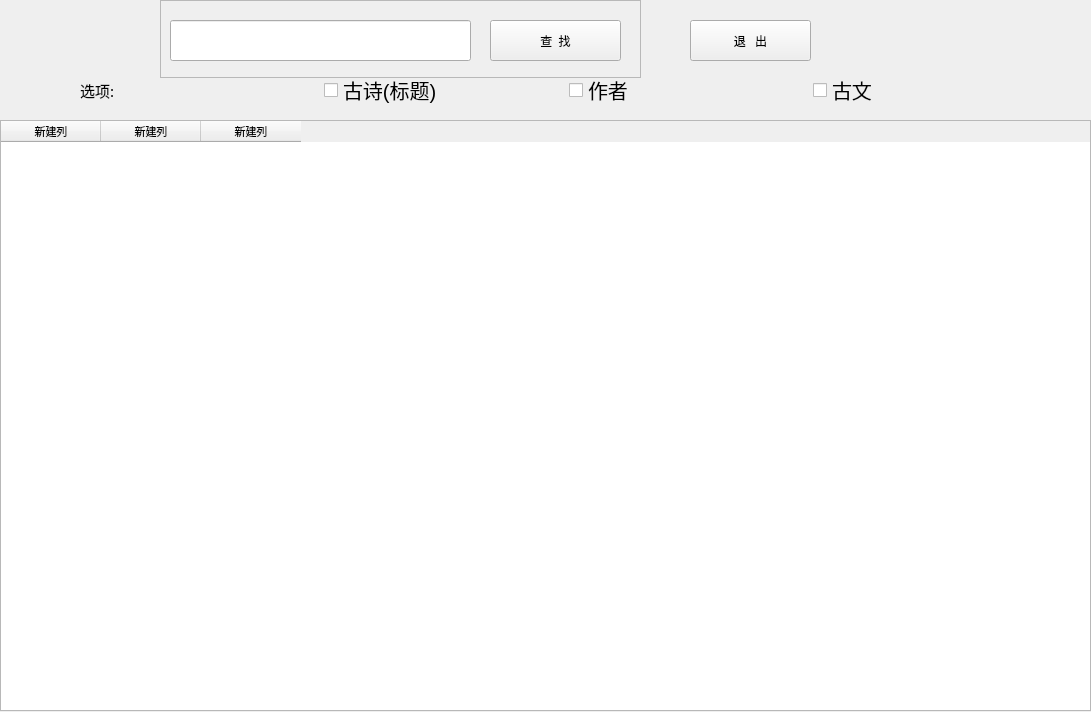
<?xml version="1.0" encoding="UTF-8"?>
<ui version="4.0">
 <class>FindPoem</class>
 <widget class="QMainWindow" name="FindPoem">
  <property name="geometry">
   <rect>
    <x>0</x>
    <y>0</y>
    <width>1091</width>
    <height>712</height>
   </rect>
  </property>
  <property name="minimumSize">
   <size>
    <width>1091</width>
    <height>712</height>
   </size>
  </property>
  <property name="maximumSize">
   <size>
    <width>1091</width>
    <height>712</height>
   </size>
  </property>
  <property name="windowTitle">
   <string>古诗查找 - PoemStudio</string>
  </property>
  <property name="windowIcon">
   <iconset>
    <normaloff>../photos/c.png</normaloff>../photos/c.png</iconset>
  </property>
  <property name="styleSheet">
   <string notr="true"/>
  </property>
  <widget class="QWidget" name="centralwidget">
   <widget class="QTableWidget" name="MainTable">
    <property name="geometry">
     <rect>
      <x>0</x>
      <y>120</y>
      <width>1091</width>
      <height>591</height>
     </rect>
    </property>
    <property name="font">
     <font>
      <family>Microsoft YaHei UI Light</family>
      <pointsize>8</pointsize>
      <weight>3</weight>
      <italic>false</italic>
      <bold>false</bold>
     </font>
    </property>
    <property name="toolTip">
     <string>&lt;html&gt;&lt;head/&gt;&lt;body&gt;&lt;p&gt;查找到的结果将在这里展示...&lt;/p&gt;&lt;/body&gt;&lt;/html&gt;</string>
    </property>
    <property name="styleSheet">
     <string notr="true">font: 25 8pt &quot;Microsoft YaHei UI Light&quot;;</string>
    </property>
    <column>
     <property name="text">
      <string>新建列</string>
     </property>
    </column>
    <column>
     <property name="text">
      <string>新建列</string>
     </property>
    </column>
    <column>
     <property name="text">
      <string>新建列</string>
     </property>
    </column>
   </widget>
   <widget class="QWidget" name="horizontalLayoutWidget">
    <property name="geometry">
     <rect>
      <x>80</x>
      <y>60</y>
      <width>971</width>
      <height>61</height>
     </rect>
    </property>
    <layout class="QHBoxLayout" name="horizontalLayout">
     <item>
      <widget class="QLabel" name="label">
       <property name="font">
        <font>
         <family>Microsoft YaHei UI Light</family>
         <pointsize>9</pointsize>
         <weight>3</weight>
         <italic>false</italic>
         <bold>false</bold>
        </font>
       </property>
       <property name="toolTip">
        <string>&lt;html&gt;&lt;head/&gt;&lt;body&gt;&lt;p&gt;在这里选择要查找的范围&lt;/p&gt;&lt;/body&gt;&lt;/html&gt;</string>
       </property>
       <property name="styleSheet">
        <string notr="true">
font: 25 9pt &quot;Microsoft YaHei UI Light&quot;;</string>
       </property>
       <property name="text">
        <string>&lt;html&gt;&lt;head/&gt;&lt;body&gt;&lt;p&gt;&lt;span style=&quot; font-size:11pt;&quot;&gt;选项:&lt;/span&gt;&lt;/p&gt;&lt;/body&gt;&lt;/html&gt;</string>
       </property>
      </widget>
     </item>
     <item>
      <widget class="QCheckBox" name="c_title">
       <property name="toolTip">
        <string>&lt;html&gt;&lt;head/&gt;&lt;body&gt;&lt;p&gt;选中后,将会查找标题中含有关键字的古诗&lt;/p&gt;&lt;/body&gt;&lt;/html&gt;</string>
       </property>
       <property name="styleSheet">
        <string notr="true">
font: 25 9pt &quot;Microsoft YaHei UI Light&quot;;
font-size: 20px;</string>
       </property>
       <property name="text">
        <string>古诗(标题)</string>
       </property>
      </widget>
     </item>
     <item>
      <widget class="QCheckBox" name="c_author">
       <property name="toolTip">
        <string>&lt;html&gt;&lt;head/&gt;&lt;body&gt;&lt;p&gt;选中后,将查找该作者的作品&lt;/p&gt;&lt;/body&gt;&lt;/html&gt;</string>
       </property>
       <property name="styleSheet">
        <string notr="true">font: 25 9pt &quot;Microsoft YaHei UI Light&quot;;
font-size: 20px;</string>
       </property>
       <property name="text">
        <string>作者</string>
       </property>
      </widget>
     </item>
     <item>
      <widget class="QCheckBox" name="c_guwen">
       <property name="toolTip">
        <string>&lt;html&gt;&lt;head/&gt;&lt;body&gt;&lt;p&gt;选中后,将会查找相应的古文&lt;/p&gt;&lt;/body&gt;&lt;/html&gt;</string>
       </property>
       <property name="styleSheet">
        <string notr="true">

font: 25 9pt &quot;Microsoft YaHei UI Light&quot;;
font-size: 20px;</string>
       </property>
       <property name="text">
        <string>古文</string>
       </property>
      </widget>
     </item>
    </layout>
   </widget>
   <widget class="QPushButton" name="Quit">
    <property name="geometry">
     <rect>
      <x>690</x>
      <y>20</y>
      <width>121</width>
      <height>41</height>
     </rect>
    </property>
    <property name="font">
     <font>
      <family>Microsoft YaHei UI Light</family>
      <pointsize>9</pointsize>
      <weight>3</weight>
      <italic>false</italic>
      <bold>false</bold>
     </font>
    </property>
    <property name="toolTip">
     <string>&lt;html&gt;&lt;head/&gt;&lt;body&gt;&lt;p&gt;退出当前页面&lt;/p&gt;&lt;/body&gt;&lt;/html&gt;</string>
    </property>
    <property name="whatsThis">
     <string>&lt;html&gt;&lt;head/&gt;&lt;body&gt;&lt;p&gt;退出当前页面&lt;/p&gt;&lt;/body&gt;&lt;/html&gt;</string>
    </property>
    <property name="styleSheet">
     <string notr="true">font: 25 9pt &quot;Microsoft YaHei UI Light&quot;;</string>
    </property>
    <property name="text">
     <string>退   出</string>
    </property>
    <property name="shortcut">
     <string>Ctrl+Q</string>
    </property>
   </widget>
   <widget class="QFrame" name="GetInput">
    <property name="geometry">
     <rect>
      <x>160</x>
      <y>0</y>
      <width>481</width>
      <height>78</height>
     </rect>
    </property>
    <property name="frameShape">
     <enum>QFrame::StyledPanel</enum>
    </property>
    <property name="frameShadow">
     <enum>QFrame::Raised</enum>
    </property>
    <widget class="QPushButton" name="Find">
     <property name="geometry">
      <rect>
       <x>330</x>
       <y>20</y>
       <width>131</width>
       <height>41</height>
      </rect>
     </property>
     <property name="font">
      <font>
       <family>Microsoft YaHei UI Light</family>
       <pointsize>9</pointsize>
       <weight>3</weight>
       <italic>false</italic>
       <bold>false</bold>
      </font>
     </property>
     <property name="toolTip">
      <string>&lt;html&gt;&lt;head/&gt;&lt;body&gt;&lt;p&gt;把输入框中古诗名称/内容/作者作为关键字,查找相应古诗&lt;/p&gt;&lt;/body&gt;&lt;/html&gt;</string>
     </property>
     <property name="whatsThis">
      <string>&lt;html&gt;&lt;head/&gt;&lt;body&gt;&lt;p&gt;把输入框中古诗名称/内容/作者作为关键字,查找相应古诗&lt;/p&gt;&lt;/body&gt;&lt;/html&gt;</string>
     </property>
     <property name="styleSheet">
      <string notr="true">font: 25 9pt &quot;Microsoft YaHei UI Light&quot;;</string>
     </property>
     <property name="text">
      <string>查  找</string>
     </property>
     <property name="shortcut">
      <string>Ctrl+F</string>
     </property>
    </widget>
    <widget class="QLineEdit" name="Input_l">
     <property name="geometry">
      <rect>
       <x>10</x>
       <y>20</y>
       <width>301</width>
       <height>41</height>
      </rect>
     </property>
     <property name="toolTip">
      <string>&lt;html&gt;&lt;head/&gt;&lt;body&gt;&lt;p&gt;在这里输入内容,点击&amp;quot;查找&amp;quot;&lt;/p&gt;&lt;/body&gt;&lt;/html&gt;</string>
     </property>
     <property name="styleSheet">
      <string notr="true">font: 25 9pt &quot;Microsoft YaHei UI Light&quot;;</string>
     </property>
     <property name="text">
      <string/>
     </property>
    </widget>
   </widget>
  </widget>
 </widget>
 <resources/>
 <connections>
  <connection>
   <sender>Quit</sender>
   <signal>clicked()</signal>
   <receiver>FindPoem</receiver>
   <slot>close()</slot>
   <hints>
    <hint type="sourcelabel">
     <x>645</x>
     <y>40</y>
    </hint>
    <hint type="destinationlabel">
     <x>399</x>
     <y>285</y>
    </hint>
   </hints>
  </connection>
 </connections>
</ui>
